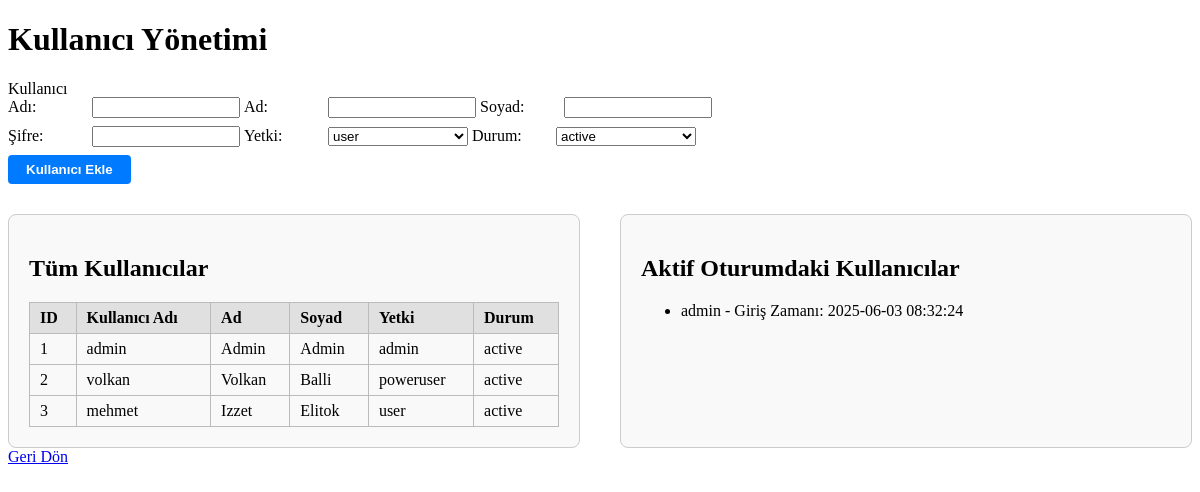
/active-users (signed in), run on an earlier commit of the app's database.
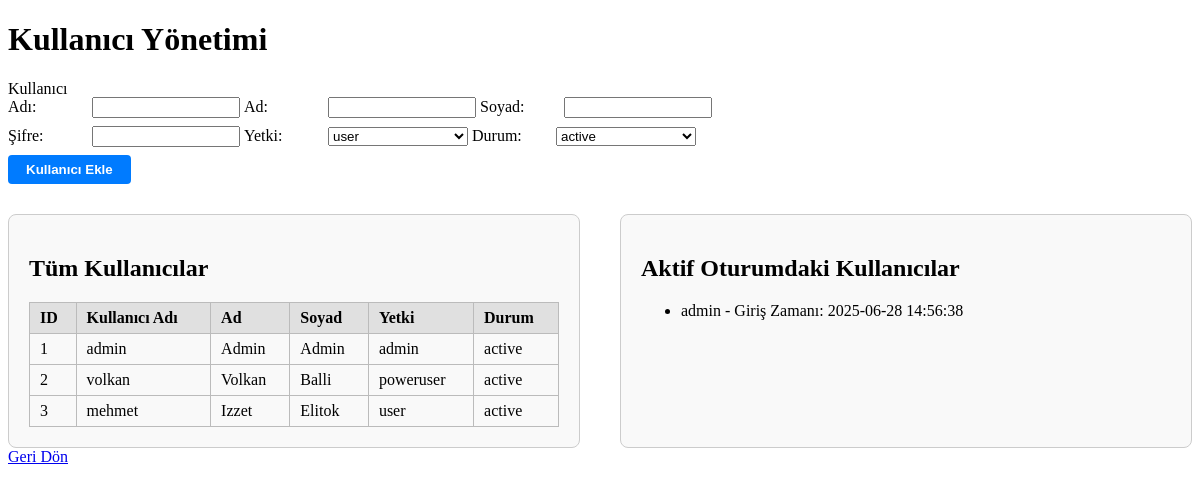
And on a later commit of the database.
### tables this page shows
CREATE TABLE users (
            id INTEGER PRIMARY KEY AUTOINCREMENT,
            username TEXT NOT NULL,
            name TEXT NOT NULL, 
            surname TEXT NOT NULL,             
            password TEXT NOT NULL
        , authority TEXT DEFAULT 'user', status TEXT DEFAULT 'active');

CREATE TABLE active_users (
        user_id INTEGER PRIMARY KEY,
        username TEXT,
        login_time TEXT
    );

### app.py (the view)
@app.route('/active-users', methods=['GET'])
def active_users():
    if 'user' not in session or session.get('authority') != 'admin':
        return redirect(url_for('login'))
    conn = sqlite3.connect('users.db')
    cursor = conn.cursor()
    cursor.execute("SELECT username, login_time, user_id FROM active_users")
    users = cursor.fetchall()
    cursor.execute("SELECT id, username, name, surname, password, authority, status FROM users")
    all_users = cursor.fetchall()
    conn.close()
    return render_template('active_users.html', users=users, all_users=all_users)

### app.py (called while the page is built)
def is_user_kicked():
    user_id = session.get('user_id')
    if not user_id:
        return True
    conn = sqlite3.connect('users.db')
    cursor = conn.cursor()
    cursor.execute("SELECT 1 FROM active_users WHERE user_id = ?", (user_id,))
    result = cursor.fetchone()
    conn.close()
    return not bool(result)

@app.before_request
def check_kicked():
    if request.endpoint in ['login', 'static']:
        return
    if 'user' not in session:
        return
    if is_user_kicked():
        session.clear()
        if request.is_json or request.headers.get('X-Requested-With') == 'XMLHttpRequest':
            return jsonify({'logout': True, 'message': 'Oturum sonlandırıldı.'}), 401
        else:
            return redirect(url_for('login'))

### templates/active_users.html (shortened to what this page needs)
<!DOCTYPE html>
<html lang="tr">
<head>
</head>
<body>
    <h1>Kullanıcı Yönetimi</h1>
    <form id="addUserForm" method="post" action="{{ url_for('add_user') }}">
        <div class="form-row">
            <label>Kullanıcı Adı:</label>
            <input type="text" name="username" id="usernameInput" required>
            <label>Ad:</label>
            <input type="text" name="name" id="nameInput" required>
            <label>Soyad:</label>
            <input type="text" name="surname" id="surnameInput" required>
        </div>
        <div class="form-row">
            <label>Şifre:</label>
            <input type="password" name="password" id="passwordInput">
            <label>Yetki:</label>
            <select name="authority" id="authorityInput" required>
                <option value="user">user</option>
            </select>
            <label>Durum:</label>
            <select name="status" id="statusInput" required>
                <option value="active">active</option>
            </select>
        </div>
        <button type="submit" class="add-btn" id="submitBtn">Kullanıcı Ekle</button>
    </form>
    <div class="container">
        <div class="panel">
            <h2>Tüm Kullanıcılar</h2>
            <table id="usersTable">
                <thead>
                    <tr>
                        <th>ID</th>
                        <th>Kullanıcı Adı</th>
                        <th>Ad</th>
                        <th>Soyad</th>
                        <th>Yetki</th>
                        <th>Durum</th>
                    </tr>
                </thead>
                <tbody>
                    {% for user in all_users %}
                    <tr data-user='{{ user|tojson }}'>
                        <td>{{ user[0] }}</td>
                        <td>{{ user[1] }}</td>
                        <td>{{ user[2] }}</td>
                        <td>{{ user[3] }}</td>
                        <td>{{ user[5] }}</td>
                        <td>{{ user[6] }}</td>
                    </tr>
                    {% endfor %}
                </tbody>
            </table>
        </div>
        <div class="panel">
            <h2>Aktif Oturumdaki Kullanıcılar</h2>
            <ul id="activeUsersList">
                {% for username, login_time, user_id in users %}
                    <li data-userid="{{ user_id }}" style="cursor:pointer;">
                        {{ username }} - Giriş Zamanı: {{ login_time }}
                    </li>
                {% endfor %}
            </ul>
        </div>
    </div>
    <a href="{{ url_for('menu') }}">Geri Dön</a>
</body>
</html>

### templates/active_users.html (style rules this page uses)
.container { display: flex; gap: 40px; margin-top: 30px; }
.panel { flex: 1; border: 1px solid #ccc; border-radius: 8px; padding: 20px; background: #f9f9f9; }
table { width: 100%; border-collapse: collapse; margin-top: 10px; }
th, td { border: 1px solid #bbb; padding: 6px 10px; text-align: left; }
th { background: #e0e0e0; }
.form-row { margin-bottom: 8px; }
.form-row label { display: inline-block; width: 80px; }
.form-row input, .form-row select { width: 140px; }
.add-btn { background: #007bff; color: #fff; border: none; padding: 7px 18px; border-radius: 4px; cursor: pointer; font-weight: bold; }

What changed in the data, as far as the page shows it:
changed active_users "admin": login_time "2025-06-03 08:32:24" → "2025-06-28 14:56:38"
